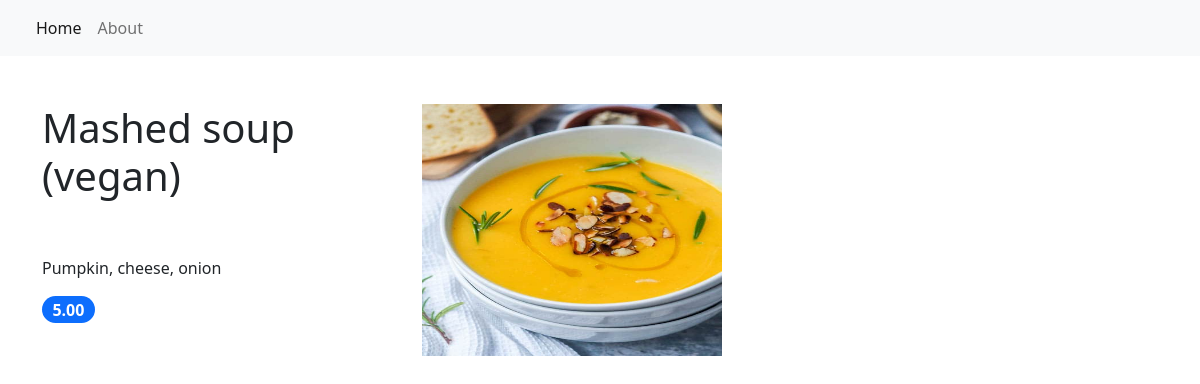
The page /item/6/ on the database its author committed.
### restaurant_menu/models.py (models this page shows, shortened)
class Item(models.Model):
    meal = models.CharField(max_length=100, unique=True)
    description = models.CharField(max_length=500)
    price = models.DecimalField(max_digits=5, decimal_places=2)
    category = models.CharField(max_length=100, choices=MEAL_TYPE)
    author = models.ForeignKey(User, on_delete=models.PROTECT)
    status = models.IntegerField(choices=STATUS, default=1)
    date_created = models.DateTimeField(auto_now_add=True)
    date_updated = models.DateTimeField(auto_now=True)
    image = models.ImageField(upload_to='uploads/', default='pizza1.jpeg')

### restaurant_menu/views.py (the view)
# urls.py: path('item/<int:pk>/', views.MenuItemDetail.as_view(), name='menu_item'),
class MenuItemDetail(generic.DetailView):
    model = Item
    template_name = "detail_menu.html"

### restaurant_menu/templates/detail_menu.html
{% extends 'base.html' %}
{% block content %}
<div class="container">
    <div class="row">
        <div class="col-4">
            <h1 class="pt-5">{{ item.meal }}</h1>
            <p class="pt-5">{{ item.description }}</p>
            <span class="badge bg-primary rounded-pill" style="font-size: 16px;">{{ item.price }}</span>
        </div>
        <div class="col-6">
            <img class="card-img-top pt-5" src="{{ item.image.url }}" alt="..." style="max-height: 300px; width: 300px;" />
        </div>
    </div>
</div>
{% endblock content %}

### rows shown on the page
Item: meal "Mashed soup (vegan)", description "Pumpkin, cheese, onion", price "5.00", image (picture)
